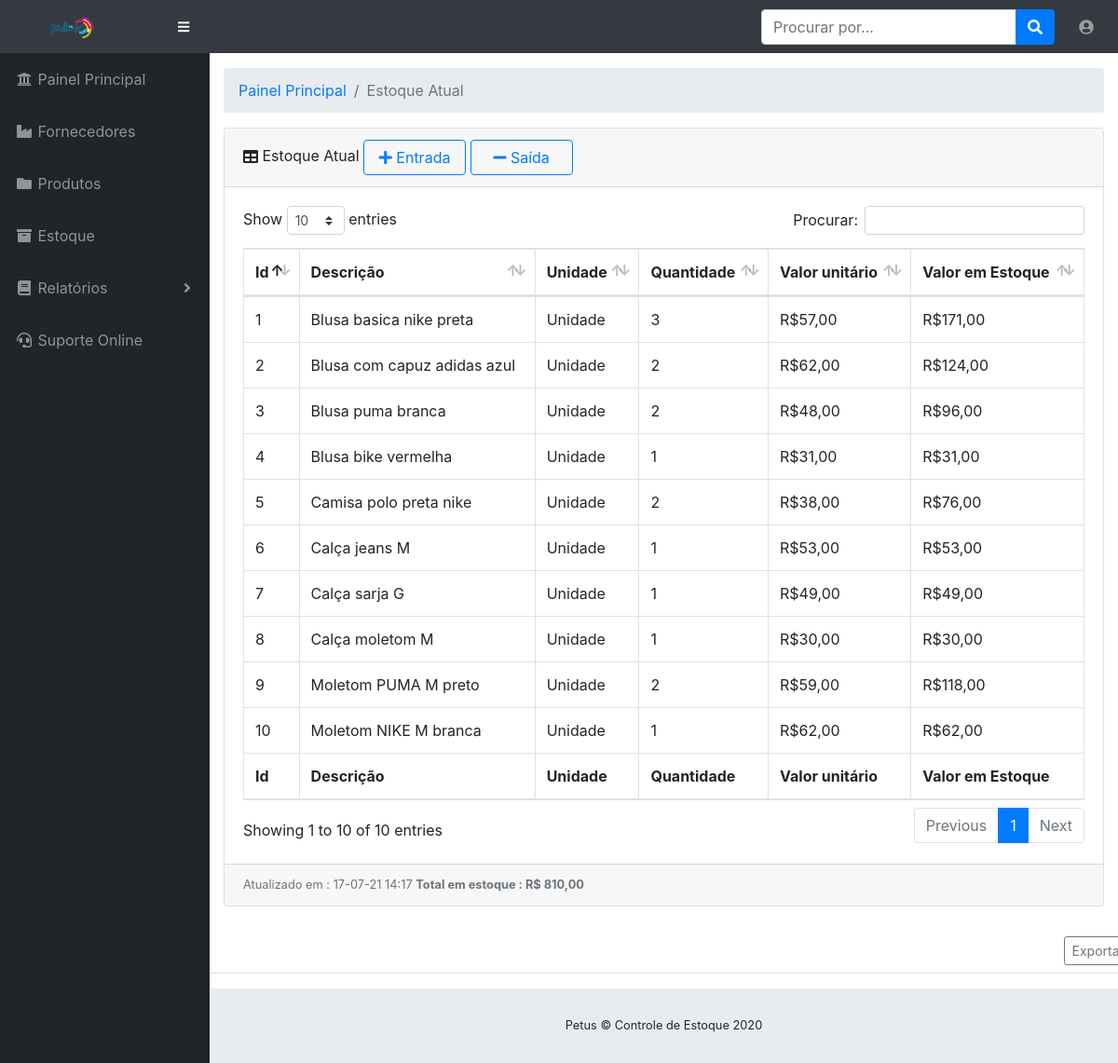
The page /view/lista_estoque.php (signed in) on the database its author committed.
### tables this page shows
CREATE TABLE `produto` (
  `codigo` int(11) NOT NULL,
  `descricao` varchar(100) DEFAULT NULL,
  `quantidade` decimal(10,0) DEFAULT NULL,
  `unidade` varchar(60) DEFAULT NULL,
  `tipo` varchar(60) DEFAULT NULL,
  `fornecedor` varchar(100) NOT NULL,
  `data_cadastro` datetime DEFAULT current_timestamp(),
  `data_alteracao` datetime DEFAULT NULL,
  `responsavel` varchar(60) DEFAULT NULL,
  `valor_unidade` decimal(10,2) DEFAULT NULL
);

### view/lista_estoque.php (the view, shortened to what this page needs)
<?php
require "../dao/conexao.php";
$sql_estoque = "SELECT p.codigo,p.descricao,p.tipo,p.unidade,p.data_cadastro,p.quantidade,p.fornecedor,p.valor_unidade,
f.nome,f.id
FROM produto AS p
INNER JOIN fornecedores as f
ON p.fornecedor=f.id";
$result_estoque = mysqli_query($conexao, $sql_estoque);
$sql_total2 = "SELECT SUM(valor_unidade*quantidade) as total FROM produto";
$result_total2 = mysqli_query($conexao, $sql_total2);
?>
<!DOCTYPE html>
<html lang="en">
<head>
  <link href="../vendor/fontawesome-free/css/all.min.css" rel="stylesheet" type="text/css">
  <link href="../vendor/datatables/dataTables.bootstrap4.css" rel="stylesheet">
  <link href="../css/sb-admin.css" rel="stylesheet">
</head>
<body id="page-top">
  <?php
  include_once "nav.php";
  ?>
  <div id="wrapper">
    <?php
    include_once "menu.php";
    ?>
    <div id="content-wrapper">
      <div class="container-fluid">
        <ol class="breadcrumb">
          <li class="breadcrumb-item">
            <a href="painel.php">Painel Principal</a>
          </li>
          <li class="breadcrumb-item active">Estoque Atual</li>
        </ol>
        <div class="card mb-3">
          <div class="card-header">
            <i class="fas fa-table"></i>
              Estoque Atual
            <button type="button" data-toggle="modal" style="width:110px;" data-target="#modal_entrada" class="btn btn-outline-primary canto"> <i class="fa fa-plus" aria-hidden="true"></i> Entrada</button>
              <button type="button" data-toggle="modal" style="width:110px;;" data-target="#modal_saida" class="btn btn-outline-primary canto"> <i class="fa fa-minus" aria-hidden="true"></i> Saída</button>
              </div>
          <div class="card-body">
            <div class="table-responsive">
              <table class="table table-bordered" id="dataTable" width="100%" cellspacing="0">
                <thead>
                  <tr>
                    <th>Id</th>
                    <th>Descrição</th>
                    <th>Unidade</th>
                    <th>Quantidade</th>
                    <th>Valor unitário</th>
                    <th>Valor em Estoque</th>
                  </tr>
                </thead>
                <tfoot>
                  <tr>
                    <th>Id</th>
                    <th>Descrição</th>
                    <th>Unidade</th>
                    <th>Quantidade</th>
                    <th>Valor unitário</th>
                    <th>Valor em Estoque</th>
                  </tr>
                </tfoot>
                <tbody>
                  <?php while ($dados_estoque = mysqli_fetch_array($result_estoque)) {
                    $valor_estoque = ($dados_estoque['quantidade'] * $dados_estoque['valor_unidade']);
                    $valor_unidade_formatado = number_format($dados_estoque['valor_unidade'], 2, ',', '.');
                    $valor_estoque_formatado = number_format($valor_estoque, 2, ',', '.');
                    echo "<tr>";
                    echo "<td> " . $dados_estoque['codigo'] . "</td>";
                    echo "<td> " . $dados_estoque['descricao'] . "</td>";
                    echo "<td> " . $dados_estoque['unidade'] . "</td>";
                    echo "<td> " . $dados_estoque['quantidade'] . "</td>";
                    echo "<td> " . "R$" . $valor_unidade_formatado . "</td>";
                    echo "<td> " . "R$" . $valor_estoque_formatado . "</td>";
                    echo "</tr>";
                  }
                  ?>
                </tbody>
              </table>
            </div>
          </div>
          <div class="card-footer small text-muted">
            Atualizado em :
            <?php date_default_timezone_set('America/Sao_Paulo');
            $date = date('d-m-y H:i');
            echo $date; ?>
            <?php while ($dados_total2 = mysqli_fetch_array($result_total2)) {
              ?> <strong>Total em estoque : R$ <?php
              $valor_total_formatado2 = number_format($dados_total2['total'], 2, ',', '.');
              echo $valor_total_formatado2; ?></strong>
            <?php
            }
            ?>
          </div>
        </div>
      </div>
      <div class="d-flex justify-content-between flex-wrap flex-md-nowrap align-items-center pt-3 pb-2 mb-3 border-bottom">
        <div style="margin-left:94%" class="btn-toolbar mb-2 mb-md-0">
          <div class="btn-group mr-2">
            <a href="planilha_produtos.php"><button type="button" class="btn btn-sm btn-outline-secondary">Exportar</button></a>
          </div>
        </div>
      </div>
    </div>
    <footer class="sticky-footer">
      <div class="container my-auto">
        <div class="copyright text-center my-auto">
        <span>Petus © Controle de Estoque 2020</span>
        </div>
      </div>
    </footer>
  </div>
</body>
</html>

### rows shown on the page
produto: codigo "1", descricao "Blusa basica nike preta", unidade "Unidade", quantidade "3", valor_unidade "57,00", valor_estoque_formatado "171,00"
produto: codigo "2", descricao "Blusa com capuz adidas azul", unidade "Unidade", quantidade "2", valor_unidade "62,00", valor_estoque_formatado "124,00"
produto: codigo "3", descricao "Blusa puma branca", unidade "Unidade", quantidade "2", valor_unidade "48,00", valor_estoque_formatado "96,00"
produto: codigo "4", descricao "Blusa bike vermelha", unidade "Unidade", quantidade "1", valor_unidade "31,00", valor_estoque_formatado "31,00"
produto: codigo "5", descricao "Camisa polo preta nike", unidade "Unidade", quantidade "2", valor_unidade "38,00", valor_estoque_formatado "76,00"
produto: codigo "6", descricao "Calça jeans M", unidade "Unidade", quantidade "1", valor_unidade "53,00", valor_estoque_formatado "53,00"
produto: codigo "7", descricao "Calça sarja G", unidade "Unidade", quantidade "1", valor_unidade "49,00", valor_estoque_formatado "49,00"
produto: codigo "8", descricao "Calça moletom M", unidade "Unidade", quantidade "1", valor_unidade "30,00", valor_estoque_formatado "30,00"
produto: codigo "9", descricao "Moletom PUMA M preto", unidade "Unidade", quantidade "2", valor_unidade "59,00", valor_estoque_formatado "118,00"
produto: codigo "10", descricao "Moletom NIKE M branca", unidade "Unidade", quantidade "1", valor_unidade "62,00", valor_estoque_formatado "62,00"

### other values the page prints
$valor_total_formatado2 "810,00"
